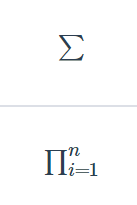
#> input picture backend/utils/imgDir/test.png, 137 x 205 px
$ python try.py
#> lines starting #> are read from the running program, lines starting #| are printed output that depends on the picture; after the words box and inside, x2 and y2 are one past the last pixel; in counts of white or black regions, pixels touching at a corner belong together
import requests
import datetime
import hashlib
import base64
import hmac
import json
import cv2
import numpy as np


class get_result(object):
    # [29 lines left out: function __init__, not called in this run]

    def imgRead(self, path):
        with open(path, 'rb') as fo:
            return fo.read()

    # [124 lines left out: functions hashlib_256, httpdate, generateSignature, init_header, get_body, get_content and 2 more, not called in this run]
    # print(str)
    # return HttpResponse(str, content_type='text/plain')


# 水平方向投影
def hProject(binary):
    h, w = binary.shape

    # 水平投影
    hprojection = np.zeros(binary.shape, dtype=np.uint8)

    # 创建h长度都为0的数组
    h_h = [0] * h
    for j in range(h):
        for i in range(w):
            if binary[j, i] == 0:
                h_h[j] += 1
    # 画出投影图
    for j in range(h):
        for i in range(h_h[j]):
            hprojection[j, i] = 255

    cv2.imshow('hpro', hprojection)

    return h_h


# 垂直反向投影
# [19 lines left out: function vProject, not called in this run]


def cut():
    path = "./backend/utils/imgDir/"
    img_name = "test.png"
    img_dir = path + img_name
    img = cv2.imread(img_dir)
#> img is the input picture: shape (205, 137, 3); mean B, G, R 251.9, 251.7, 251.3
    cv2.imshow('test.jpg', img)
    gray = cv2.cvtColor(img, cv2.COLOR_BGR2GRAY)

    # 针对不同图需要调整阈值
    ret, th = cv2.threshold(gray, 80, 255, cv2.THRESH_BINARY)
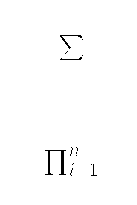
#> th: shape (205, 137); 99% white; black in thin lines or dots, all inside (x1, y1, x2, y2) = (45, 35, 97, 176)

    h, w = th.shape
#> h = 205; w = 137
    h_h = hProject(th)
#> after the loop in hProject, `for j in range(h):`:
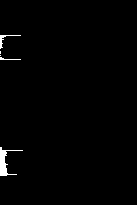
#> hprojection: shape (205, 137); 1% white; 5 white regions (2 under 20 px), largest, box (x1, y1, x2, y2) and area: (0, 147, 23, 176) 196, (0, 35, 21, 49) 56, (0, 57, 21, 60) 27
#> h_h = 205 values, max 23 at index 150, min 0 at index 0, mean 1.38

    start = 0
    h_start, h_end = [], []
    position = []

    print(h_h)
#> (printed output is left out)
    # 根据水平投影获取垂直分割
    zero_cnt = 0
    for i in range(len(h_h)):
        if h_h[i] > 0 and start == 0:
            h_start.append(max(0, i - 5))
            start = 1
            zero_cnt = 0
        if h_h[i] == 0:
            zero_cnt += 1
        if zero_cnt > 10 and start == 1:
            h_end.append(i)
            start = 0
#> this loop made 205 passes
#> (start, zero_cnt) on pass 36: (1, 0)
#> (zero_cnt, start) on pass 67: (11, 0)
#> after the loop, h_end = [66, 186]; h_start = [30, 142]; start = 0; zero_cnt = 29
    print(h_start)
#| [30, 142]
    print(h_end)
#| [66, 186]
    for i in range(len(h_start)):
        crop = img[h_start[i]: h_end[i]]
        cv2.imshow('crop_%d' % i, crop)
        cv2.imwrite('crop_%d.jpg' % i, crop)
#> this loop made 2 passes
#> pass 1, in cut, `crop = img[h_start[i]: h_end[i]]`:
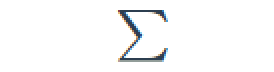
#> crop: shape (36, 137, 3) (shown 2 times larger); mean B, G, R 250, 249.6, 249.1
#> pass 2, in cut, `crop = img[h_start[i]: h_end[i]]`:
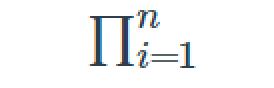
#> crop: shape (44, 137, 3) (shown 2 times larger); mean B, G, R 246, 245.4, 244.4

    cv2.waitKey(0)
    cv2.destroyAllWindows()

cut()
